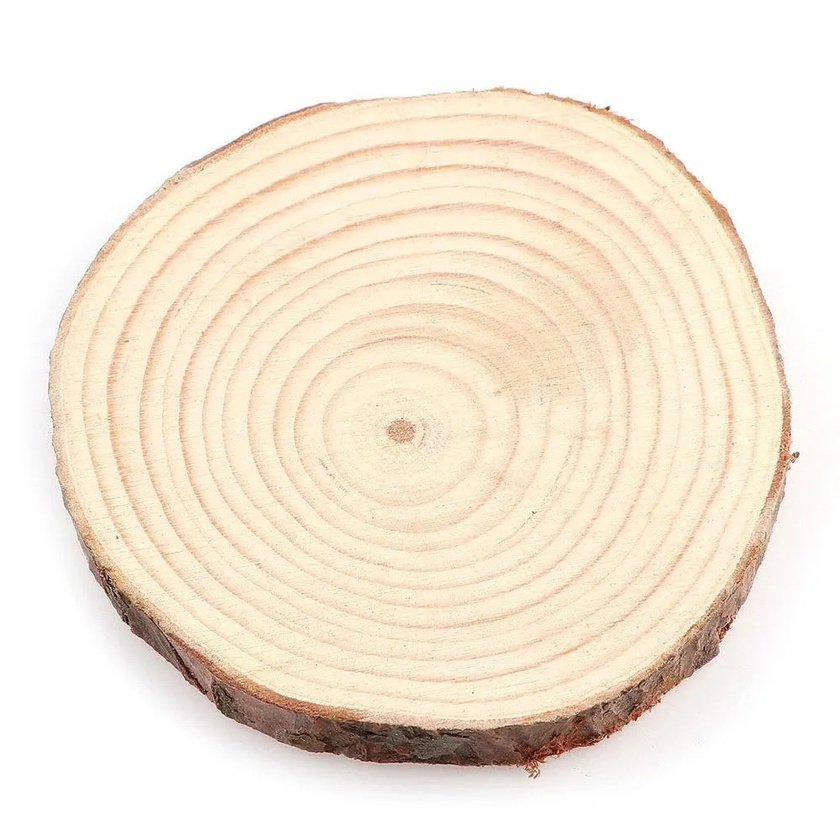
#> input picture D9.jpg, 840 x 840 px, shrunk from 1000 x 1000 before the run
$ python draw.py
#> lines starting #> are read from the running program, lines starting #| are printed output that depends on the picture; after the words box and inside, x2 and y2 are one past the last pixel; in counts of white or black regions, pixels touching at a corner belong together
import cv2
import numpy as np

winName = 'Janela de Teste para o SOPT'
cv2.namedWindow(winName, cv2.WINDOW_NORMAL)
cv2.setWindowProperty(winName, cv2.WND_PROP_FULLSCREEN, cv2.WINDOW_FULLSCREEN)

img = cv2.imread("D9.jpg")
#> img is the input picture: shape (840, 840, 3); mean B, G, R 218.8, 234.1, 245.2
cinza = cv2.cvtColor(img, cv2.COLOR_BGR2GRAY)
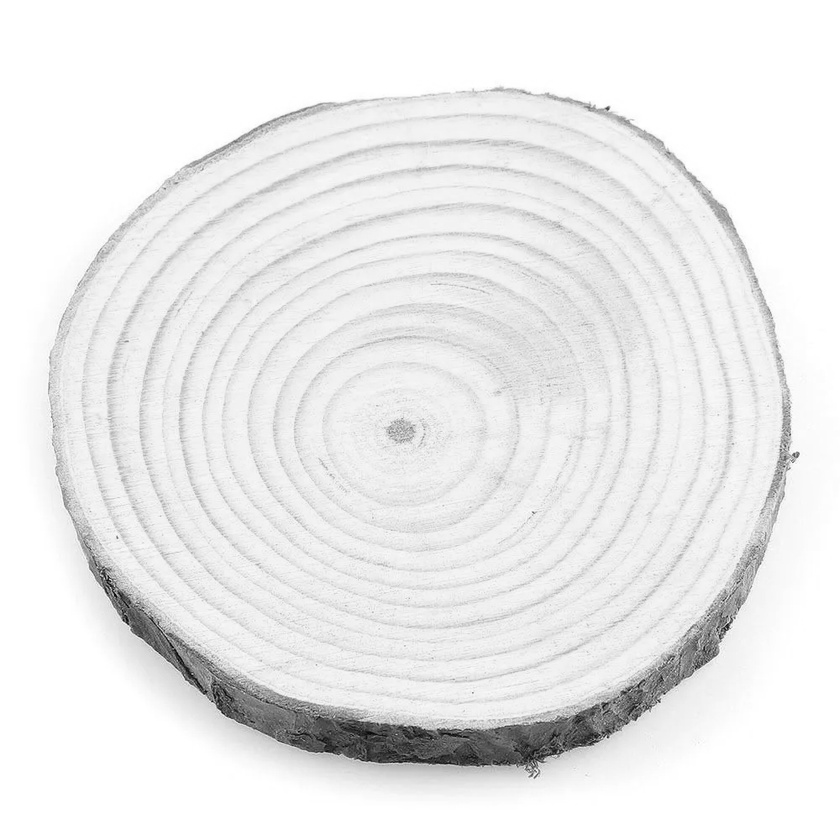
#> cinza: shape (840, 840); min 4, max 255, mean 235.7
suave = cv2.GaussianBlur(img, (7, 7), 0)
bordas = cv2.Canny(suave, 20, 30)
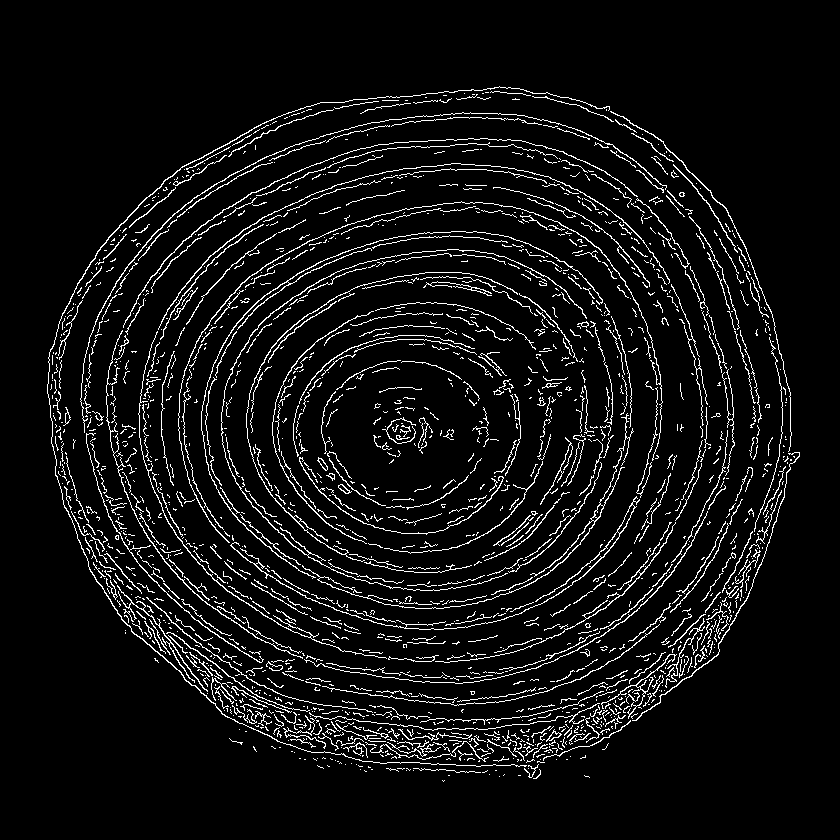
#> bordas: shape (840, 840); 6.7% white in thin lines or dots, all inside (x1, y1, x2, y2) = (47, 86, 800, 782)

#encontrar contorno Para OpenCV4 [ctns esta armazenando muitos contornos falsos]
ctns, _ = cv2.findContours(bordas, cv2.RETR_EXTERNAL,cv2.CHAIN_APPROX_SIMPLE)
#> ctns = 1721 contours, 1640 with area under 20; largest, box (x1, y1, x2, y2) and area: (230, 496, 640, 630) 330, (47, 86, 610, 767) 324, (201, 231, 603, 579) 253, (302, 413, 634, 609) 246, (221, 249, 587, 591) 214
cv2.drawContours(img, ctns, -1, (0,0,255), 2)
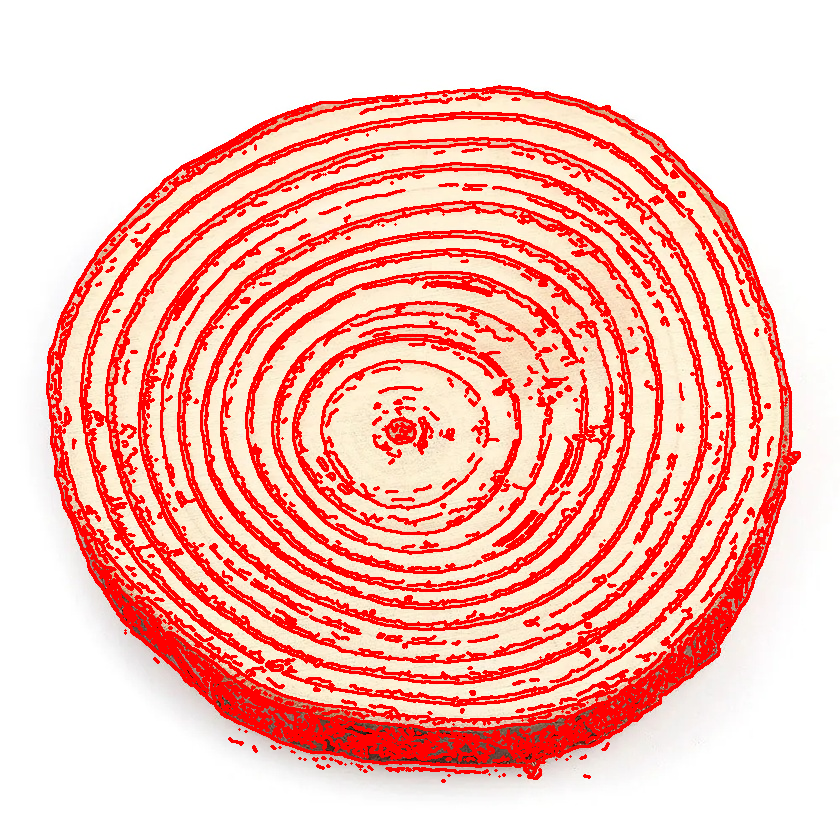
#> img: shape (840, 840, 3); mean B, G, R 179.2, 189.1, 250.9
texto = 'Contornos encontrados: '+ str(len(ctns))
#> texto = 'Contornos encontrados: 1721'
cv2.putText(img, texto, (10,20), cv2.FONT_HERSHEY_SIMPLEX, 0.7,
  (255, 0, 0), 1)
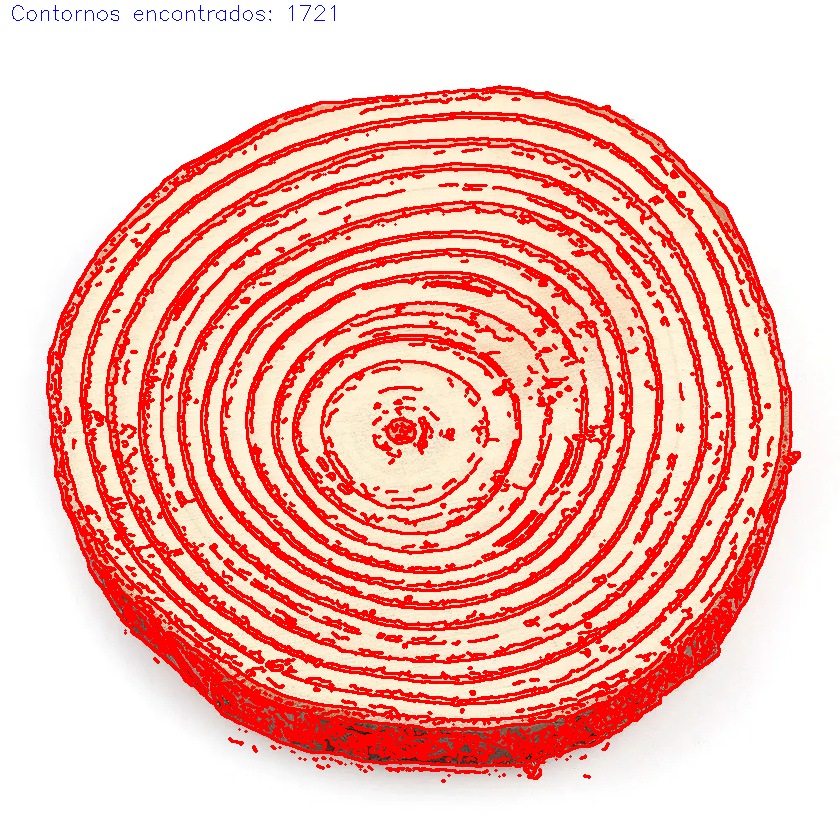
#> img: shape (840, 840, 3); 0.09% of pixels changed, all inside (x1, y1, x2, y2) = (12, 5, 335, 21)


#cv2.imshow('Imagem', bordas)
#cv2.imshow('Imagem2', img)
#cv2.imshow('Imagem3', suave)

resultado = np.vstack([
np.hstack([img, suave])
])
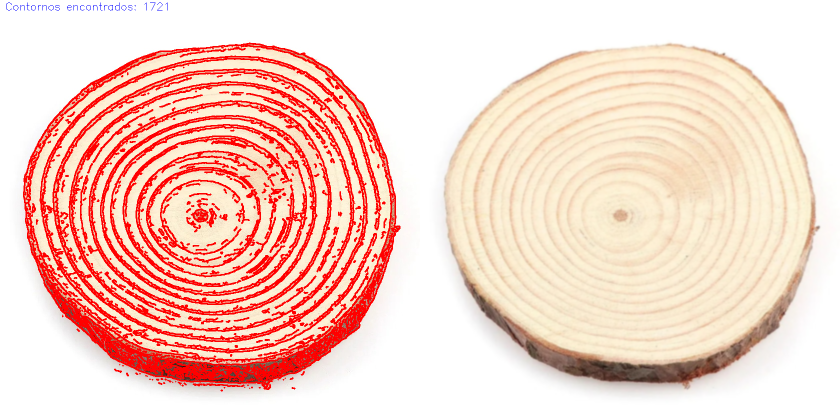
#> resultado: shape (840, 1680, 3) (shown at 1/2 size); mean B, G, R 199, 211.5, 248

cv2.imshow(winName, resultado)
cv2.waitKey(0)
cv2.destroyAllWindows()

$ run again, with D8.jpg copied over D9.jpg
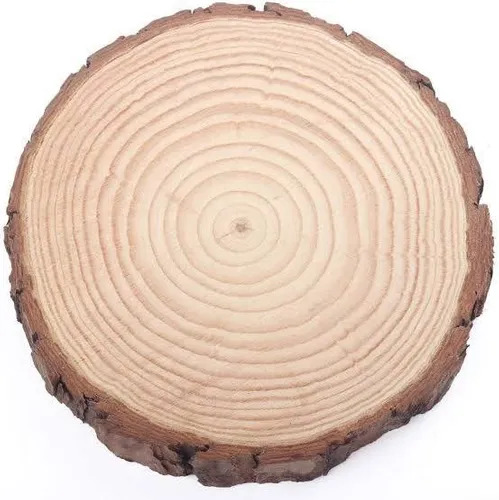
#> input picture D8.jpg, 499 x 500 px
#> img is the input picture: shape (500, 499, 3); mean B, G, R 188.7, 203.5, 225.4
#> `bordas = cv2.Canny(suave, 20, 30)`:
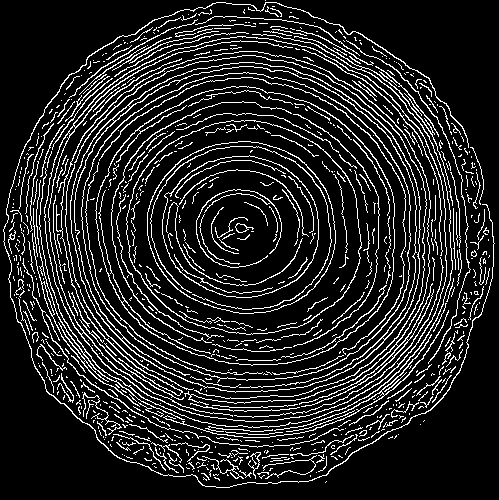
#> bordas: shape (500, 499); 14.1% white in thin lines or dots
#> ctns = 486 contours, 463 with area under 20; largest, box (x1, y1, x2, y2) and area: (44, 36, 447, 422) 122177, (3, 2, 495, 488) 398, (39, 34, 453, 428) 382, (32, 233, 140, 407) 204, (163, 310, 449, 438) 143
#> texto = 'Contornos encontrados: 486'
#> `resultado = np.vstack([ np.hstack([img, suave]) ])`:
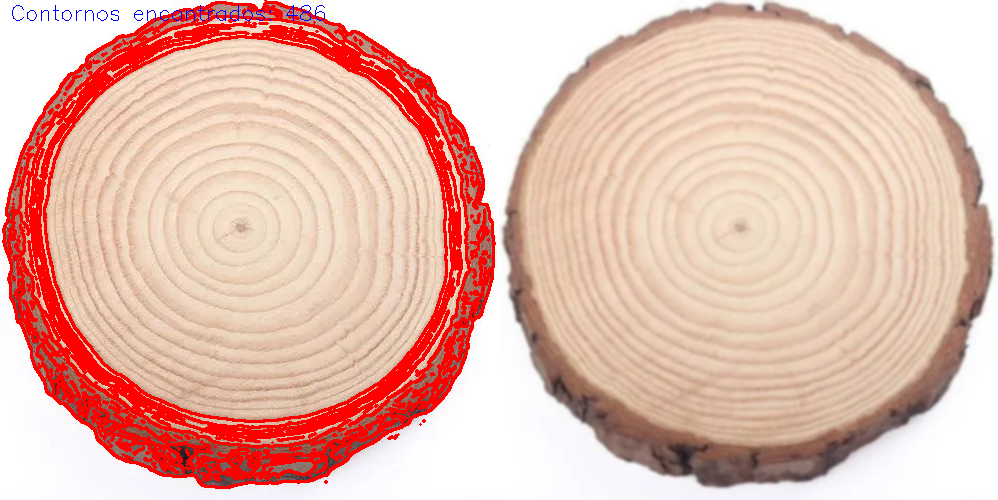
#> resultado: shape (500, 998, 3); mean B, G, R 175.3, 188.2, 231.2
